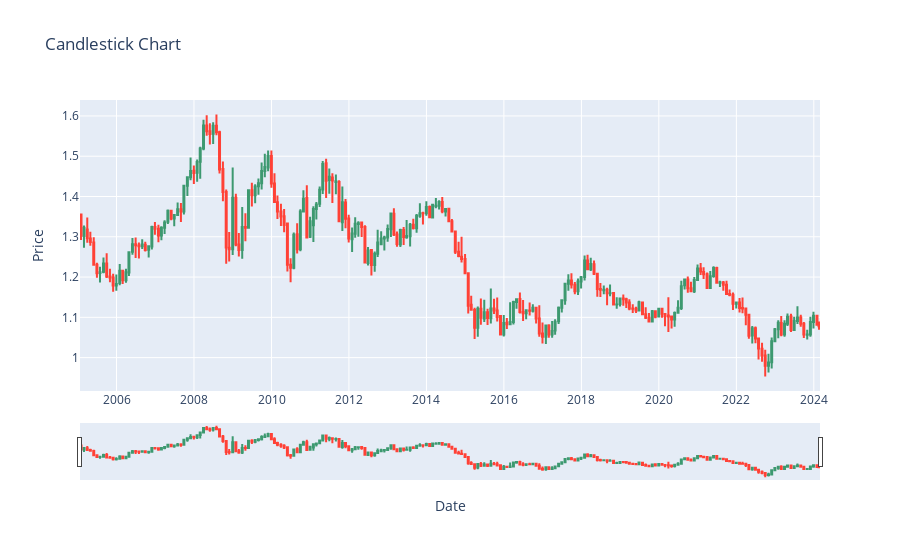

The code cell stored with this chart in its notebook:
### Code cell
import pandas as pd
import matplotlib.pyplot as plt
import plotly.graph_objects as go


# Créer une figure avec des bougies financières
fig = go.Figure(data=[go.Candlestick(x=df_forex.index,
                                     open=df_forex['Open'],
                                     high=df_forex['High'],
                                     low=df_forex['Low'],
                                     close=df_forex['Close'])])

# Mettre en forme le titre et les axes
fig.update_layout(title='Candlestick Chart',
                  xaxis_title='Date',
                  yaxis_title='Price')

# Afficher la figure
fig.show()

### Figure 1 — Plotly figure (JSON) as saved in the notebook; plotly's stock layout.template omitted (floating-point values rounded to 4 significant figures; data arrays with more than 128 entries replaced by an {"elided": "..."} marker saying what was removed)
{"data": [{"close": {"elided": "230 float values"}, "high": {"elided": "230 float values"}, "low": {"elided": "230 float values"}, "open": {"elided": "230 float values"}, "type": "candlestick", "x": {"elided": "230 str values"}}], "layout": {"title": {"text": "Candlestick Chart"}, "xaxis": {"title": {"text": "Date"}}, "yaxis": {"title": {"text": "Price"}}}}
